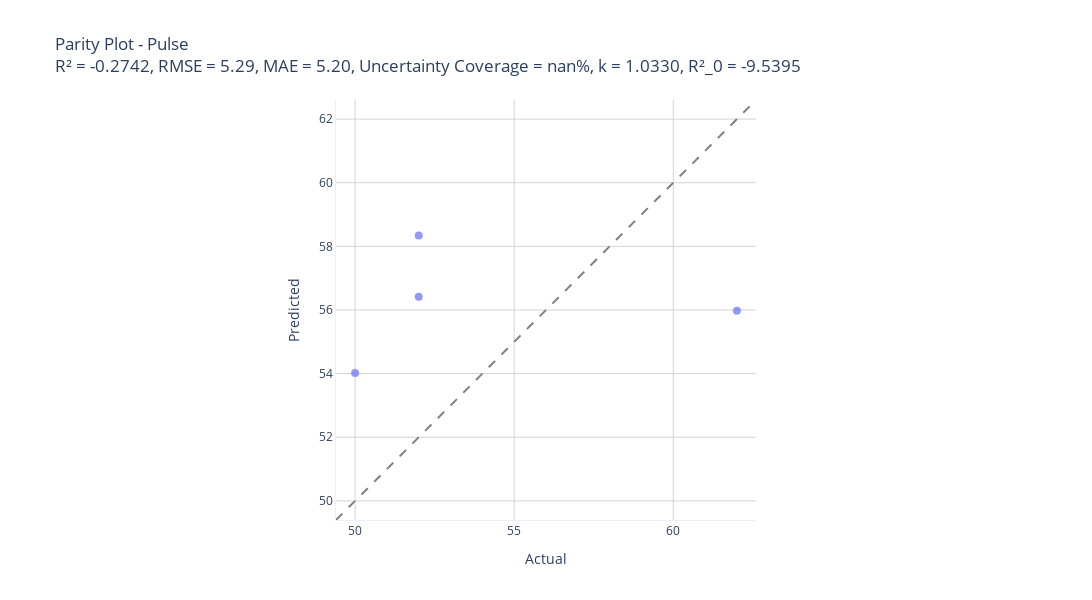

This figure's notebook cell:
### Code cell
target = "Pulse"
create_parity_plot(linnerud_results[target], title=f"Parity Plot - {target}")

### Figure 1 — Plotly figure (JSON) as saved in the notebook; plotly's stock layout.template omitted (floating-point values rounded to 4 significant figures)
{"data": [{"hovertemplate": "Actual=%{x}<br>Predicted=%{y}<extra></extra>", "legendgroup": "", "marker": {"color": "#636efa", "opacity": 0.7, "size": 8, "symbol": "circle"}, "mode": "markers", "name": "", "orientation": "v", "showlegend": false, "type": "scatter", "x": [50.0, 52.0, 62.0, 52.0], "xaxis": "x", "y": [54.02, 56.42, 55.98, 58.34], "yaxis": "y"}], "layout": {"height": 600, "legend": {"tracegroupgap": 0}, "margin": {"b": 80, "l": 80, "r": 80, "t": 100}, "shapes": [{"line": {"color": "gray", "dash": "dash", "width": 2}, "type": "line", "x0": 49.4, "x1": 62.6, "y0": 49.4, "y1": 62.6}], "title": {"text": "Parity Plot - Pulse<br>R² = -0.2742, RMSE = 5.29, MAE = 5.20, Uncertainty Coverage = nan%, k = 1.0330, R²_0 = -9.5395"}, "width": 1200, "xaxis": {"anchor": "y", "constrain": "domain", "domain": [0, 1], "gridcolor": "lightgray", "gridwidth": 1, "range": [49.4, 62.6], "showgrid": true, "showline": true, "title": {"text": "Actual"}}, "yaxis": {"anchor": "x", "constrain": "domain", "domain": [0, 1], "gridcolor": "lightgray", "gridwidth": 1, "range": [49.4, 62.6], "scaleanchor": "x", "scaleratio": 1, "showgrid": true, "showline": true, "title": {"text": "Predicted"}}}}
